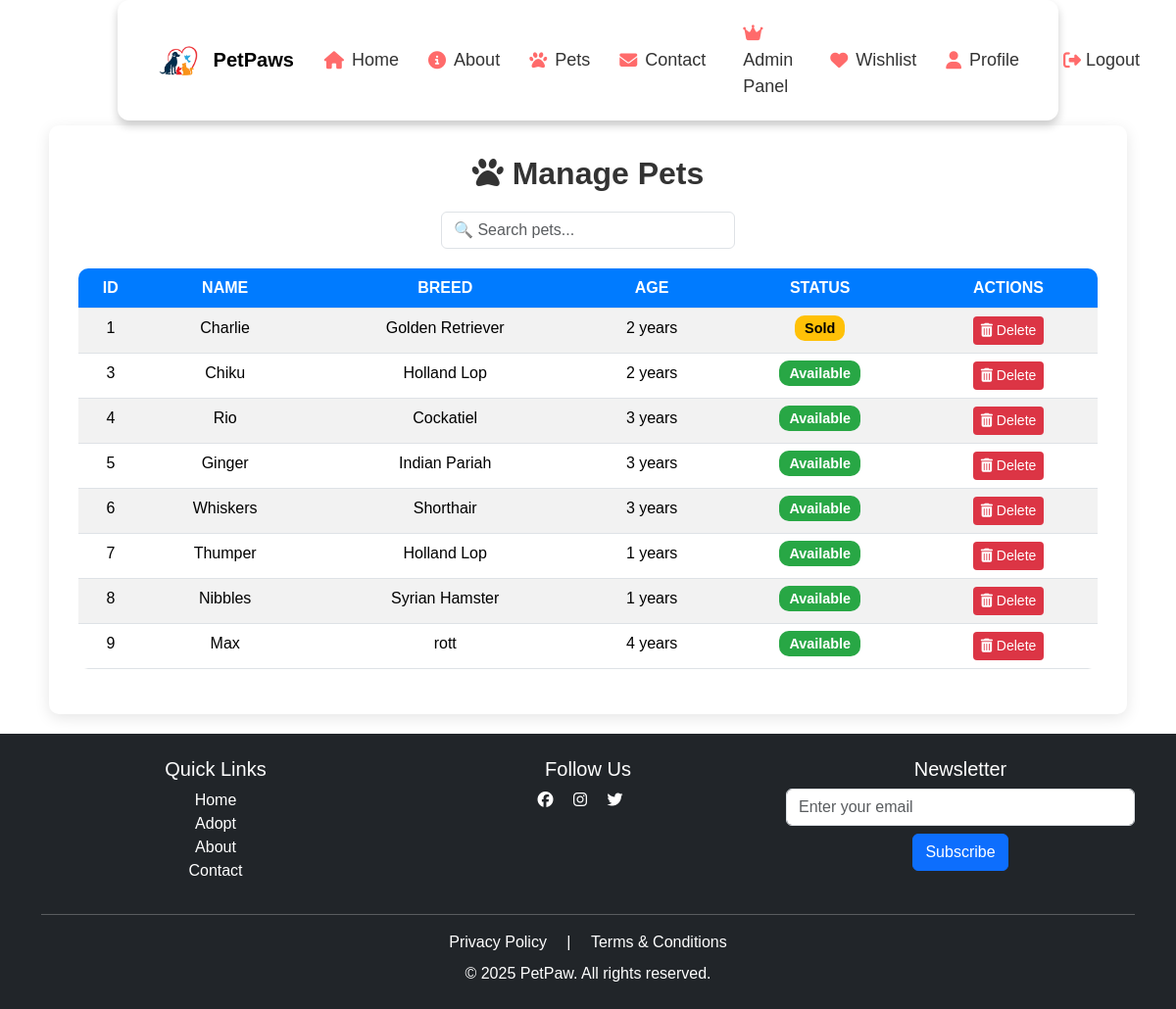
The page /manage_pets (signed in) on the database its author committed.
### app.py (models this page shows, shortened)
class Pet(db.Model):
    id = db.Column(db.Integer, primary_key=True)
    name = db.Column(db.String(100), nullable=False)
    breed = db.Column(db.String(100), nullable=False)
    age = db.Column(db.Integer, nullable=False)
    description = db.Column(db.Text, nullable=True)
    image_filename = db.Column(db.String(255), nullable=True, default="default_pet.jpg")  # Default image if none uploaded
    status = db.Column(db.String(50), default="Available")  # Available, Adopted, etc.
    owner_id = db.Column(db.Integer, db.ForeignKey("user.id"), nullable=False)  # Link to User table
    medical_issues = db.Column(db.String(255), nullable=True)  # Any medical issues (Yes/No + Description)
    pet_type = db.Column(db.String(50), nullable=False)  # Dropdown (Dog, Cat, Bird, Horse, Other)
    other_pet_type = db.Column(db.String(100), nullable=True)  # If "Other" is selected
    address = db.Column(db.String(255), nullable=False)  # Pet's location
    owner = db.relationship("User", backref="pets")

### app.py (the view)
@app.route("/manage_pets")
@login_required
@admin_required
def manage_pets():
    pets = Pet.query.all()  # Fetch all pets from the database
    return render_template("manage_pets.html", pets=pets)

### app.py (called while the page is built)
@login_manager.user_loader
def load_user(user_id):
    return User.query.get(int(user_id))

def admin_required(func):
    @wraps(func)
    def wrapper(*args, **kwargs):
        if current_user.role != 'admin':  # Restrict access
            flash("Access denied! Admins only.", "danger")
            return redirect(url_for('dashboard'))  # Redirect to dashboard
        return func(*args, **kwargs)
    return wrapper

### templates/manage_pets.html (shortened to what this page needs)
{% extends "base.html" %}
{% block content %}
<div class="container mt-5">
    <div class="manage-pets-container">
        <h2><i class="fas fa-paw"></i> Manage Pets</h2>
        <input type="text" id="searchPet" class="form-control search-box" placeholder="🔍 Search pets..." onkeyup="filterPets()">
        <table class="table table-hover table-striped mt-3">
            <thead>
                <tr>
                    <th>ID</th>
                    <th>Name</th>
                    <th>Breed</th>
                    <th>Age</th>
                    <th>Status</th>
                    <th>Actions</th>
                </tr>
            </thead>
            <tbody id="petTable">
                {% for pet in pets %}
                <tr>
                    <td>{{ pet.id }}</td>
                    <td>{{ pet.name }}</td>
                    <td>{{ pet.breed }}</td>
                    <td>{{ pet.age }} years</td>
                    <td>
                        <span class="status-badge
                            {% if pet.status == 'Available' %}available{% elif pet.status == 'Adopted' %}adopted{% else %}pending{% endif %}">
                            {{ pet.status }}
                        </span>
                    </td>
                    <td>
                        <a href="{{ url_for('admin_delete_pet', id=pet.id) }}" class="btn btn-danger btn-sm" onclick="return confirm('Are you sure?')">
                            <i class="fas fa-trash-alt"></i> Delete
                        </a>
                    </td>
                </tr>
                {% endfor %}
            </tbody>
        </table>
    </div>
</div>
{% endblock %}

### static/styles.css (style rules this page uses)
body { font-family: 'Poppins', sans-serif; background-color: #f8f9fa; color: #333; transition: background-color 0.3s ease-in-out; }
* { margin: 0; padding: 0; box-sizing: border-box; font-family: 'Poppins', sans-serif; }
body { margin: 0; padding: 0; background: #ffffff; position: relative; min-height: 100vh; }

### templates/base.html (style rules this page uses)
body { padding-top: 80px; }
html, body { height: 100%; margin: 0; display: flex; flex-direction: column; }

### templates/manage_pets.html (style rules this page uses)
.manage-pets-container { max-width: 1100px; margin: auto; background: white; padding: 30px; border-radius: 10px; box-shadow: 0px 4px 15px rgba(0, 0, 0, 0.1); text-align: center; }
h2 { font-weight: bold; color: #333; margin-bottom: 20px; }
.table { border-radius: 10px; overflow: hidden; }
.table th { background-color: #007bff; color: white; text-transform: uppercase; }
.status-badge { font-size: 0.9rem; font-weight: bold; padding: 5px 10px; border-radius: 10px; }
.available { background: #28a745; color: white; }
.pending { background: #ffc107; color: black; }
.btn-danger { background: #dc3545; border: none; transition: 0.3s ease-in-out; }
.search-box { width: 100%; max-width: 300px; margin: 10px auto 20px; }

### rows shown on the page
Pet: id "1", name "Charlie", breed "Golden Retriever", age "2", status "Sold"
Pet: id "3", name "Chiku", breed "Holland Lop", age "2", status "Available"
Pet: id "4", name "Rio", breed "Cockatiel", age "3", status "Available"
Pet: id "5", name "Ginger", breed "Indian Pariah", age "3", status "Available"
Pet: id "6", name "Whiskers", breed "Shorthair", age "3", status "Available"
Pet: id "7", name "Thumper", breed "Holland Lop", age "1", status "Available"
Pet: id "8", name "Nibbles", breed "Syrian Hamster", age "1", status "Available"
Pet: id "9", name "Max", breed "rott", age "4", status "Available"
